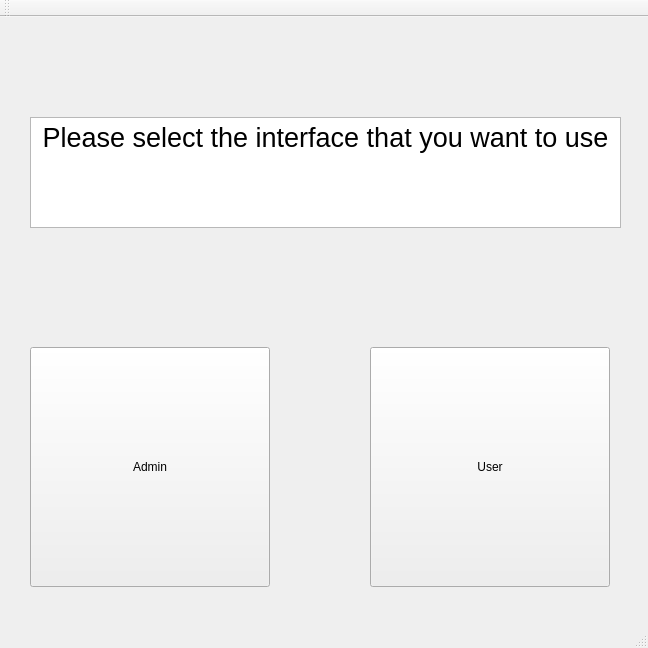
<?xml version="1.0" encoding="UTF-8"?>
<ui version="4.0">
 <class>MainWindowClass</class>
 <widget class="QMainWindow" name="MainWindowClass">
  <property name="enabled">
   <bool>true</bool>
  </property>
  <property name="geometry">
   <rect>
    <x>0</x>
    <y>0</y>
    <width>648</width>
    <height>648</height>
   </rect>
  </property>
  <property name="sizePolicy">
   <sizepolicy hsizetype="Preferred" vsizetype="Preferred">
    <horstretch>0</horstretch>
    <verstretch>0</verstretch>
   </sizepolicy>
  </property>
  <property name="minimumSize">
   <size>
    <width>648</width>
    <height>648</height>
   </size>
  </property>
  <property name="maximumSize">
   <size>
    <width>648</width>
    <height>648</height>
   </size>
  </property>
  <property name="mouseTracking">
   <bool>true</bool>
  </property>
  <property name="windowTitle">
   <string>Main</string>
  </property>
  <widget class="QWidget" name="centralWidget">
   <widget class="QPushButton" name="adminButton">
    <property name="geometry">
     <rect>
      <x>30</x>
      <y>330</y>
      <width>240</width>
      <height>240</height>
     </rect>
    </property>
    <property name="contextMenuPolicy">
     <enum>Qt::DefaultContextMenu</enum>
    </property>
    <property name="toolTipDuration">
     <number>0</number>
    </property>
    <property name="text">
     <string>Admin</string>
    </property>
   </widget>
   <widget class="QPushButton" name="userButton">
    <property name="geometry">
     <rect>
      <x>370</x>
      <y>330</y>
      <width>240</width>
      <height>240</height>
     </rect>
    </property>
    <property name="text">
     <string>User</string>
    </property>
   </widget>
   <widget class="QTextBrowser" name="welcomeText">
    <property name="geometry">
     <rect>
      <x>30</x>
      <y>100</y>
      <width>591</width>
      <height>111</height>
     </rect>
    </property>
    <property name="minimumSize">
     <size>
      <width>591</width>
      <height>111</height>
     </size>
    </property>
    <property name="maximumSize">
     <size>
      <width>591</width>
      <height>111</height>
     </size>
    </property>
    <property name="font">
     <font>
      <pointsize>11</pointsize>
     </font>
    </property>
    <property name="mouseTracking">
     <bool>false</bool>
    </property>
    <property name="html">
     <string>&lt;!DOCTYPE HTML PUBLIC &quot;-//W3C//DTD HTML 4.0//EN&quot; &quot;http://www.w3.org/TR/REC-html40/strict.dtd&quot;&gt;
&lt;html&gt;&lt;head&gt;&lt;meta name=&quot;qrichtext&quot; content=&quot;1&quot; /&gt;&lt;style type=&quot;text/css&quot;&gt;
p, li { white-space: pre-wrap; }
&lt;/style&gt;&lt;/head&gt;&lt;body style=&quot; font-family:'MS Shell Dlg 2'; font-size:11pt; font-weight:400; font-style:normal;&quot;&gt;
&lt;p align=&quot;center&quot; style=&quot; margin-top:0px; margin-bottom:0px; margin-left:0px; margin-right:0px; -qt-block-indent:0; text-indent:0px;&quot;&gt;&lt;span style=&quot; font-family:'Comic Sans MS','cursive','sans-serif'; font-size:20pt;&quot;&gt;Please select the interface that you want to use&lt;/span&gt;&lt;/p&gt;&lt;/body&gt;&lt;/html&gt;</string>
    </property>
   </widget>
  </widget>
  <widget class="QToolBar" name="mainToolBar">
   <attribute name="toolBarArea">
    <enum>TopToolBarArea</enum>
   </attribute>
   <attribute name="toolBarBreak">
    <bool>false</bool>
   </attribute>
  </widget>
  <widget class="QStatusBar" name="statusBar"/>
 </widget>
 <layoutdefault spacing="6" margin="11"/>
 <resources>
  <include location="Lab10.qrc"/>
 </resources>
 <connections/>
</ui>
